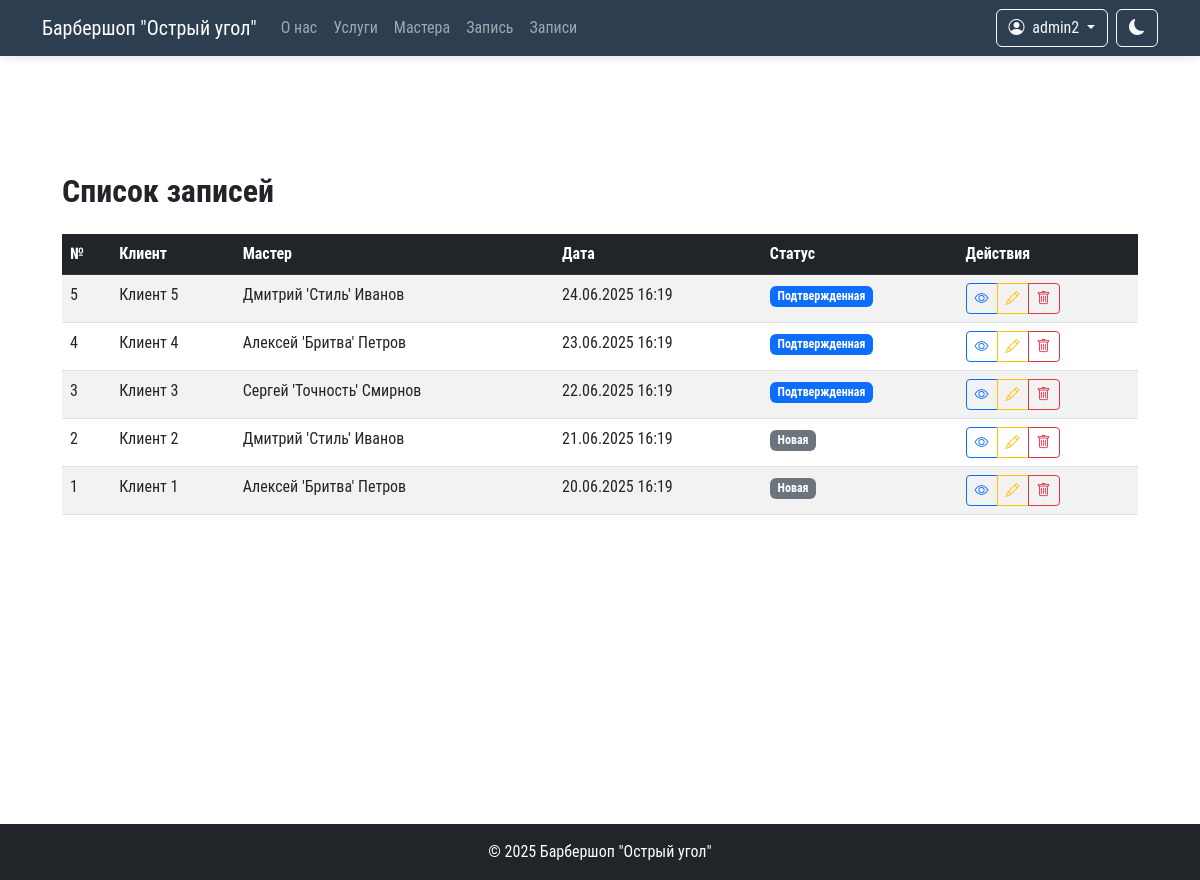
Screenshot of /orders/ (signed in) with the database file from the repository.
### core/models.py (models this page shows, shortened)
class Order(models.Model):
    STATUS_NEW = 'new'
    STATUS_CONFIRMED = 'confirmed'
    STATUS_COMPLETED = 'completed'
    STATUS_CANCELLED = 'cancelled'
    STATUS_CHOICES = [
        (STATUS_NEW, 'Новая'),
        (STATUS_CONFIRMED, 'Подтвержденная'),
        (STATUS_COMPLETED, 'Выполненная'),
        (STATUS_CANCELLED, 'Отмененная'),
    ]
    client_name = models.CharField(
        max_length=100,
        verbose_name="Имя клиента"
    )
    phone = models.CharField(
        max_length=20,
        verbose_name="Телефон",
        blank=True,
        null=True
    )
    date = models.DateTimeField(verbose_name="Дата и время записи")
    master = models.ForeignKey(
        Master,
        on_delete=models.CASCADE,
        verbose_name="Мастер"
    )
    services = models.ManyToManyField(
        Service,
        verbose_name="Услуги"
    )
    status = models.CharField(
        max_length=10,
        choices=STATUS_CHOICES,
        default=STATUS_NEW,
        verbose_name="Статус"
    )
    created_at = models.DateTimeField(
        auto_now_add=True,
        verbose_name="Дата создания"
    )
    class Meta:
        verbose_name = "Запись"
        verbose_name_plural = "Записи"
        ordering = ['-date']

class Master(models.Model):
    name = models.CharField(max_length=150, verbose_name="Имя")
    photo = models.ImageField(
        upload_to='masters/',
        verbose_name="Фотография"
    )
    phone = models.CharField(max_length=20, verbose_name="Телефон")
    description = models.TextField(verbose_name="Описание", blank=True)
    instagram = models.CharField(
        max_length=50,
        verbose_name="Instagram",
        blank=True
    )
    experience = models.PositiveIntegerField(
        verbose_name="Стаж (лет)",
        default=0
    )
    services = models.ManyToManyField(
        Service,
        related_name='masters',
        verbose_name="Услуги"
    )
    is_active = models.BooleanField(
        default=True,
        verbose_name="Активен"
    )
    class Meta:
        verbose_name = "Мастер"
        verbose_name_plural = "Мастера"
        ordering = ['name']

### core/views.py (the view)
# urls.py: path('orders/', login_required(views.orders_list), name='orders_list'),
@user_passes_test(lambda u: u.is_staff)
def orders_list(request):
    orders = Order.objects.select_related('master').prefetch_related('services').all()
    return render(request, 'core/orders_list.html', {'orders': orders})

### core/context_processors.py (called while the page is built)
def nav_links(request):
    return {
        'nav_links': [
            {'url': '#about', 'name': 'О нас'},
            {'url': '#services', 'name': 'Услуги'},
            {'url': '#masters', 'name': 'Мастера'},
            {'url': '#booking', 'name': 'Запись'},
        ],
        'staff_links': [
            {'url': '/orders/', 'name': 'Заявки'},
        ]
    }

### templates/core/orders_list.html (shortened to what this page needs)
{% extends 'base.html' %}
{% load static %}
{% block content %}
<div class="container mt-5">
    <h2 class="mb-4">Список записей</h2>
    <div class="table-responsive">
        <table class="table table-striped table-hover">
            <thead class="table-dark">
                <tr>
                    <th>№</th>
                    <th>Клиент</th>
                    <th>Мастер</th>
                    <th>Дата</th>
                    <th>Статус</th>
                    <th>Действия</th>
                </tr>
            </thead>
            <tbody>
                {% for order in orders %}
                <tr>
                    <td>{{ order.id }}</td>
                    <td>{{ order.client_name }}</td>
                    <td>{{ order.master.name }}</td>
                    <td>{{ order.date|date:"d.m.Y H:i" }}</td>
                    <td>
                        <span class="badge
                            {% if order.status == 'new' %}bg-secondary
                            {% elif order.status == 'confirmed' %}bg-primary
                            {% elif order.status == 'completed' %}bg-success
                            {% else %}bg-danger{% endif %}">
                            {{ order.get_status_display }}
                        </span>
                    </td>
                    <td>
                        <div class="btn-group">
                            <a href="{% url 'order_detail' order_id=order.id %}"
                               class="btn btn-sm btn-outline-primary">
                               <i class="bi bi-eye"></i>
                            </a>
                            <a href="{% url 'order_edit' order_id=order.id %}"
                               class="btn btn-sm btn-outline-warning">
                               <i class="bi bi-pencil"></i>
                            </a>
                            <a href="{% url 'order_delete' order_id=order.id %}"
                               class="btn btn-sm btn-outline-danger">
                               <i class="bi bi-trash"></i>
                            </a>
                        </div>
                    </td>
                </tr>
                {% endfor %}
            </tbody>
        </table>
    </div>
</div>
{% endblock %}

### templates/base.html (shortened to what this page needs)
{% load static %}
<!DOCTYPE html>
<html lang="ru">
<head>
  <link href="https://cdn.jsdelivr.net/npm/bootstrap@5.3.0/dist/css/bootstrap.min.css" rel="stylesheet">
  <link rel="stylesheet" href="https://cdn.jsdelivr.net/npm/bootstrap-icons@1.10.0/font/bootstrap-icons.css">
  <link rel="stylesheet" href="{% static 'css/main.css' %}">
</head>
<body>
  <nav class="navbar navbar-expand-lg navbar-dark bg-dark fixed-top">
    <div class="container">
      <a class="navbar-brand" href="/">Барбершоп "Острый угол"</a>
      <div class="collapse navbar-collapse" id="navbarNav">
        <ul class="navbar-nav me-auto">
          <li class="nav-item">
            <a class="nav-link" href="#about">О нас</a>
          </li>
          <li class="nav-item">
            <a class="nav-link" href="#services">Услуги</a>
          </li>
          <li class="nav-item">
            <a class="nav-link" href="#masters">Мастера</a>
          </li>
          <li class="nav-item">
            <a class="nav-link" href="#order">Запись</a>
          </li>
          {% if user.is_staff %}
          <li class="nav-item">
            <a class="nav-link" href="{% url 'orders_list' %}">Записи</a>
          </li>
          {% endif %}
        </ul>
        <div class="d-flex align-items-center">
          {% if user.is_authenticated %}
          <div class="dropdown">
            <button class="btn btn-outline-light dropdown-toggle" type="button" id="userDropdown" data-bs-toggle="dropdown">
              <i class="bi bi-person-circle me-1"></i> {{ user.username }}
            </button>
          </div>
          {% else %}
          <a href="{% url 'login' %}?next={{ request.path }}" class="btn btn-outline-light btn-login">
            <i class="bi bi-box-arrow-in-right me-1"></i> Войти
          </a>
          {% endif %}
          <button id="themeToggle" class="btn btn-outline-light ms-2">
            <i class="bi bi-moon-fill"></i>
          </button>
        </div>
      </div>
    </div>
  </nav>
  <main class="container my-5" id="main-content">
    {% block content %}{% endblock %}
  </main>
  <footer class="bg-dark text-white py-3">
    <div class="container text-center">
      <p class="mb-0">© {% now "Y" %} Барбершоп "Острый угол"</p>
    </div>
  </footer>
</body>
</html>

### static/css/main.css (style rules this page uses)
body { font-family: 'Roboto Condensed', sans-serif; padding-top: 56px; min-height: 100vh; transition: background-color 0.3s ease, color 0.3s ease; background-color: #ffffff; color: #212529; }
.navbar { background-color: #2c3e50 !important; box-shadow: 0 2px 10px rgba(0, 0, 0, 0.1); }
#main-content { transition: all 0.3s ease; min-height: calc(100vh - 56px - 72px); padding: 20px; border-radius: 8px; background-color: white; margin-top: 20px; }
h2 { transition: color 0.3s ease; font-weight: bold; margin-bottom: 1.5rem; }
.bi { transition: transform 0.3s ease; }
.btn-primary, .btn-sm { display: flex; justify-content: center; align-items: center; transition: all 0.3s ease; }
.btn-outline-primary { transition: all 0.3s ease; }
footer { background-color: #2c3e50 !important; color: white !important; }

### rows the page displays
Order: id "5", client_name "Клиент 5", master.name "Дмитрий 'Стиль' Иванов", date "24.06.2025 16:19", status "Подтвержденная"
Order: id "4", client_name "Клиент 4", master.name "Алексей 'Бритва' Петров", date "23.06.2025 16:19", status "Подтвержденная"
Order: id "3", client_name "Клиент 3", master.name "Сергей 'Точность' Смирнов", date "22.06.2025 16:19", status "Подтвержденная"
Order: id "2", client_name "Клиент 2", master.name "Дмитрий 'Стиль' Иванов", date "21.06.2025 16:19", status "Новая"
Order: id "1", client_name "Клиент 1", master.name "Алексей 'Бритва' Петров", date "20.06.2025 16:19", status "Новая"

### other values shown
{{ user.username }} "admin2"
